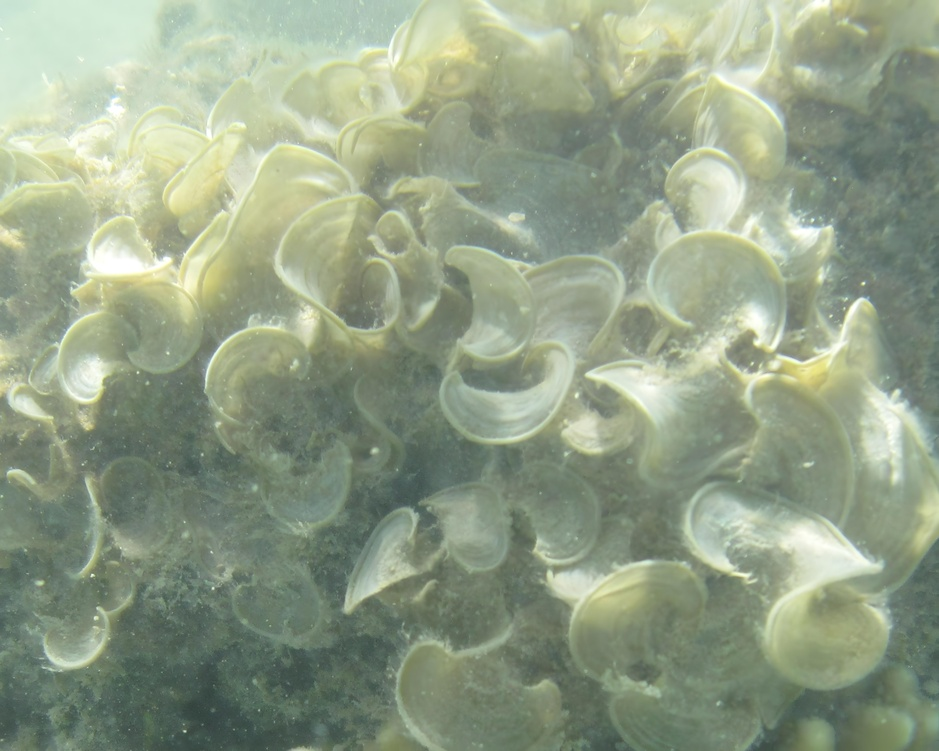
#> input picture Enhanced_Samples/Padina pavonica/1_upscaled.JPG, 939 x 751 px, shrunk from 8132 x 6504 before the run; its folder holds only this picture in this run
$ python compare_quality.py   (older library calls are emulated)
#> lines starting #> are read from the running program, lines starting #| are printed output that depends on the picture
### 2011/Underwater-Image-Enhancement-by-Wavelength-Compensation-and-Dehazing-master/codePy/underwater_enhance/quality_metrics.py
# quality_metrics.py — FINAL FIXED VERSION
# Handles normalization correctly at EVERY stage
import numpy as np
import cv2
import os
import sys
import csv

def _normalize_and_ensure_rgb(img):
    """
    Ensure image is:
    1. RGB (convert BGR if needed)
    2. float32 with values in [0,1]
    """
    # If already float and in [0,1], use as-is
    if img.dtype in (np.float32, np.float64) and img.max() <= 1.5:
        img = img.astype(np.float32)
    else:
        # Assume uint8 [0,255]
        img = img.astype(np.float32) / 255.0
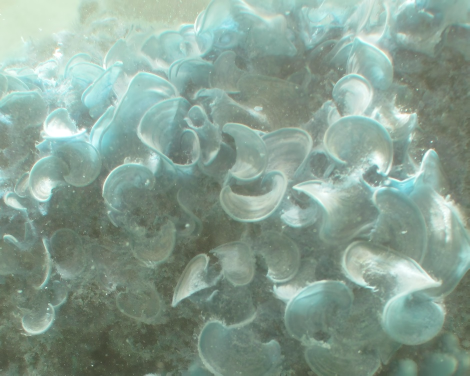
#> img: shape (751, 939, 3) float32 (shown at 1/2 size); mean of channels 0, 1, 2 0.571, 0.622, 0.528; drawn as B, G, R

    # If grayscale (H, W), convert to (H, W, 3)
    if img.ndim == 2:
        img = cv2.cvtColor(img, cv2.COLOR_GRAY2RGB)
    elif img.shape[2] == 3 and img.ndim == 3:
        # Ensure RGB (OpenCV loads as BGR, but if input was RGB, skip)
        # Try to detect — but safest: assume BGR if loaded via cv2.imread
        pass
    else:
        raise ValueError(f"Unsupported image shape: {img.shape}")

    return img


def uciqe(img):
    """
    UCIQE: Universal Image Quality Index for Underwater Images
    Returns value in [0.0, ~0.8] — higher = better.
    """
    # 🔑 Normalize and ensure RGB FIRST — and keep as [0,1] float32
    img = _normalize_and_ensure_rgb(img)

    # Convert to LAB — but img is still [0,1], so we multiply by 255 for cv2
    lab = cv2.cvtColor((img * 255).astype(np.uint8), cv2.COLOR_RGB2Lab)
#> lab: shape (751, 939, 3); mean of channels 0, 1, 2 161.8, 118.9, 138.9

    L = lab[:, :, 0].astype(np.float32) / 255.0  # Normalize back to [0,1] for stats
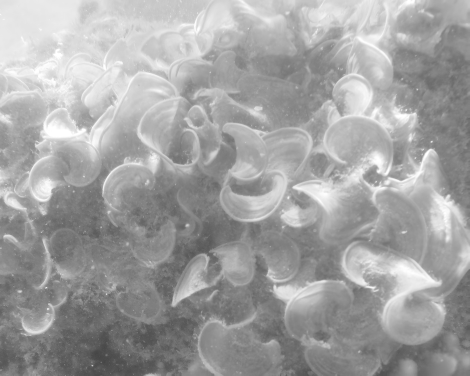
#> L: shape (751, 939) float32 (shown at 1/2 size); min 0.263, max 1, mean 0.635
    A = lab[:, :, 1].astype(np.float32) / 255.0
    B = lab[:, :, 2].astype(np.float32) / 255.0
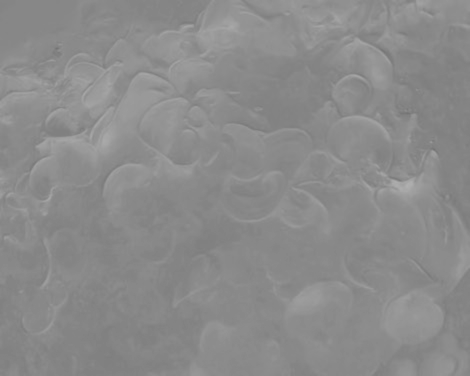
#> B: shape (751, 939) float32 (shown at 1/2 size); min 0.447, max 0.69, mean 0.545

    contrast = np.std(L)
#> contrast = 0.154
    colorfulness = np.sqrt(np.var(A) + np.var(B))
#> colorfulness = 0.0258
    vividness = 0.5 * np.mean(L) + 0.5 * np.std(L)
#> vividness = 0.394

    return 0.42 * contrast + 0.48 * colorfulness + 0.1 * vividness


def uiqm(img):
    """
    UIQM: Underwater Image Quality Measure
    Returns value in [0.0, ~5.0] — higher = better.
    """
    # Normalize
    img = _normalize_and_ensure_rgb(img)

    # LAB
    lab = cv2.cvtColor((img * 255).astype(np.uint8), cv2.COLOR_RGB2Lab)
    L = lab[:, :, 0].astype(np.float32) / 255.0  # Back to [0,1]

    # UCM from RGB
    R = img[..., 0].flatten()
    G = img[..., 1].flatten()
    B = img[..., 2].flatten()
    ucm = np.sqrt((np.var(R) + np.var(G) + np.var(B)) / 3.0)
#> ucm = 0.156

    # UQM
    uqm = np.mean(L) + np.std(L)
#> uqm = 0.788

    # UEM
    gx = cv2.Sobel(L, cv2.CV_32F, 1, 0, ksize=3)
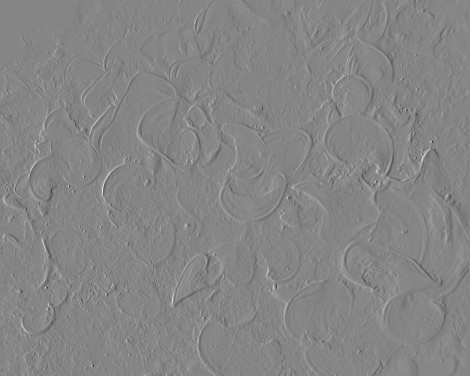
#> gx: shape (751, 939) float32 (shown at 1/2 size); min -1.71, max 1.55, mean -0.00102; drawn with min black and max white
    gy = cv2.Sobel(L, cv2.CV_32F, 0, 1, ksize=3)
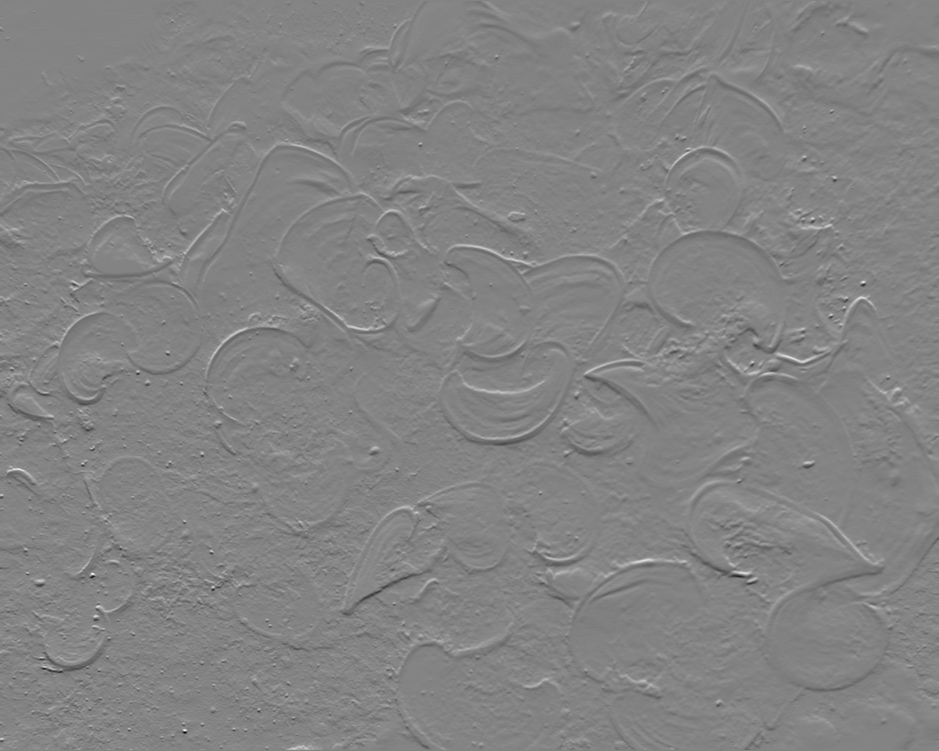
#> gy: shape (751, 939) float32; min -1.76, max 1.65, mean -0.00384; drawn with min black and max white
    uem = np.mean(np.sqrt(gx**2 + gy**2))
#> uem = 0.101

    return 0.1 * uqm + 0.4 * ucm + 0.5 * uem


def get_metrics(image):
    """Return dict: {'UCIQE': val, 'UIQM': val}."""
    return {'UCIQE': uciqe(image), 'UIQM': uiqm(image)}


# [61 lines left out: function main, not called in this run]


# [2 lines that do not run on import are left out]

### 2011/Underwater-Image-Enhancement-by-Wavelength-Compensation-and-Dehazing-master/codePy/underwater_enhance/compare_quality.py

import cv2
import glob
import os
from quality_metrics import get_metrics

# Change paths to your data
input_folder = "/media/mesho/Storage/Underwater/Datasets/Algae-classification/dataset/Padina pavonica"
output_folder = "./results"

for in_file in sorted(glob.glob(f"{input_folder}/*.[jp][pn]*")):
    in_name = os.path.basename(in_file)
    out_file = os.path.join(output_folder, in_name)

    if not os.path.exists(out_file):
        print(f"⚠️ Missing output: {in_name}")
        continue

    # Load images (RGB for metrics)
    in_img = cv2.cvtColor(cv2.imread(in_file), cv2.COLOR_BGR2RGB)
    out_img = cv2.cvtColor(cv2.imread(out_file), cv2.COLOR_BGR2RGB)

    m_in = get_metrics(in_img)
#> m_in = {'UCIQE': 0.116, 'UIQM': 0.192}
    m_out = get_metrics(out_img)
#> m_out = {'UCIQE': 0.116, 'UIQM': 0.192}

    uciqe_diff = m_out['UCIQE'] - m_in['UCIQE']
#> uciqe_diff = 0
    uiqm_diff = m_out['UIQM'] - m_in['UIQM']
#> uiqm_diff = 0

    print(f"{in_name}:")
    print(f"  Input:  UCIQE={m_in['UCIQE']:.4f}, UIQM={m_in['UIQM']:.4f}")
#|   Input:  UCIQE=0.1163, UIQM=0.1919
    print(f"  Output: UCIQE={m_out['UCIQE']:.4f}, UIQM={m_out['UIQM']:.4f}")
#|   Output: UCIQE=0.1163, UIQM=0.1919
    print(f"  Δ:      UCIQE={uciqe_diff:+.4f} (+ = improvement), UIQM={uiqm_diff:+.4f}")
#|   Δ:      UCIQE=+0.0000 (+ = improvement), UIQM=+0.0000
    print()

$ run again, on Enhanced_Samples/Padina pavonica/7_upscaled.JPG
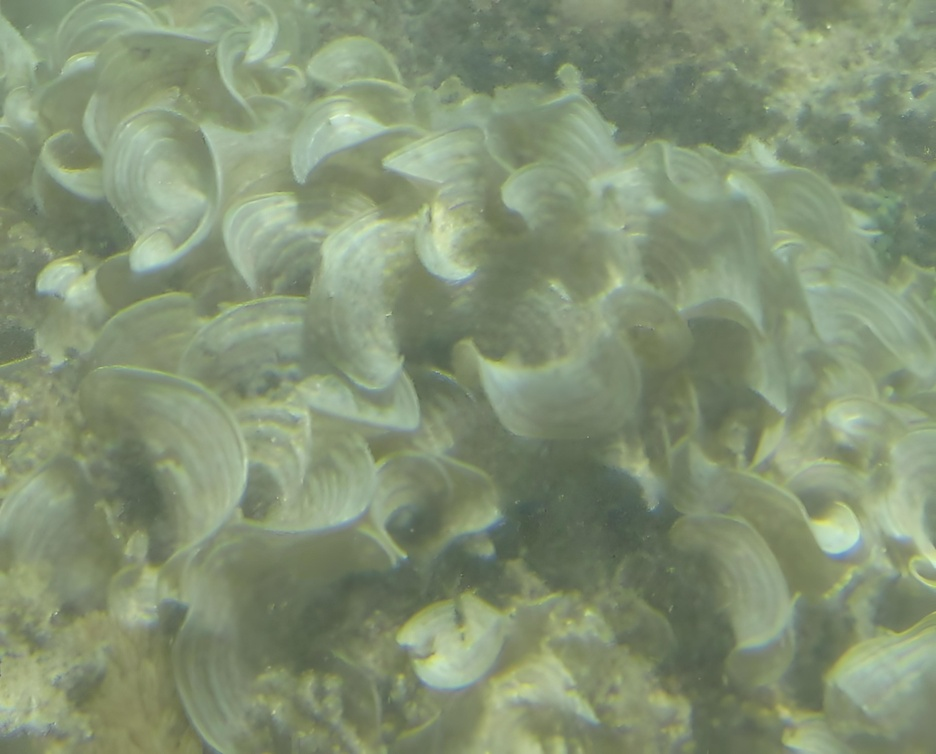
#> input picture Enhanced_Samples/Padina pavonica/7_upscaled.JPG, 936 x 754 px, shrunk from 3688 x 2972 before the run
#> lab: shape (754, 936, 3); mean of channels 0, 1, 2 149.3, 117.3, 141.9
#> in uciqe, `A = lab[:, :, 1].astype(np.float32) / 255.0`:
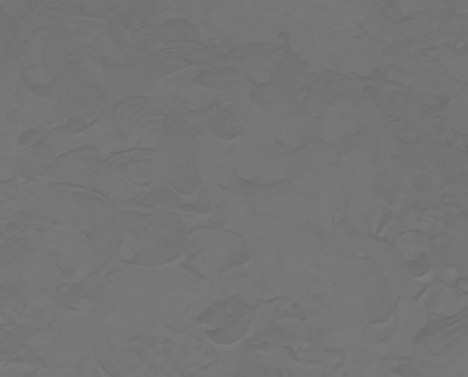
#> A: shape (754, 936) float32 (shown at 1/2 size); min 0.412, max 0.502, mean 0.46
#> contrast = 0.0912
#> colorfulness = 0.0203
#> vividness = 0.338
#> ucm = 0.0896
#> uqm = 0.677
#> in uiqm, `gy = cv2.Sobel(L, cv2.CV_32F, 0, 1, ksize=3)`:
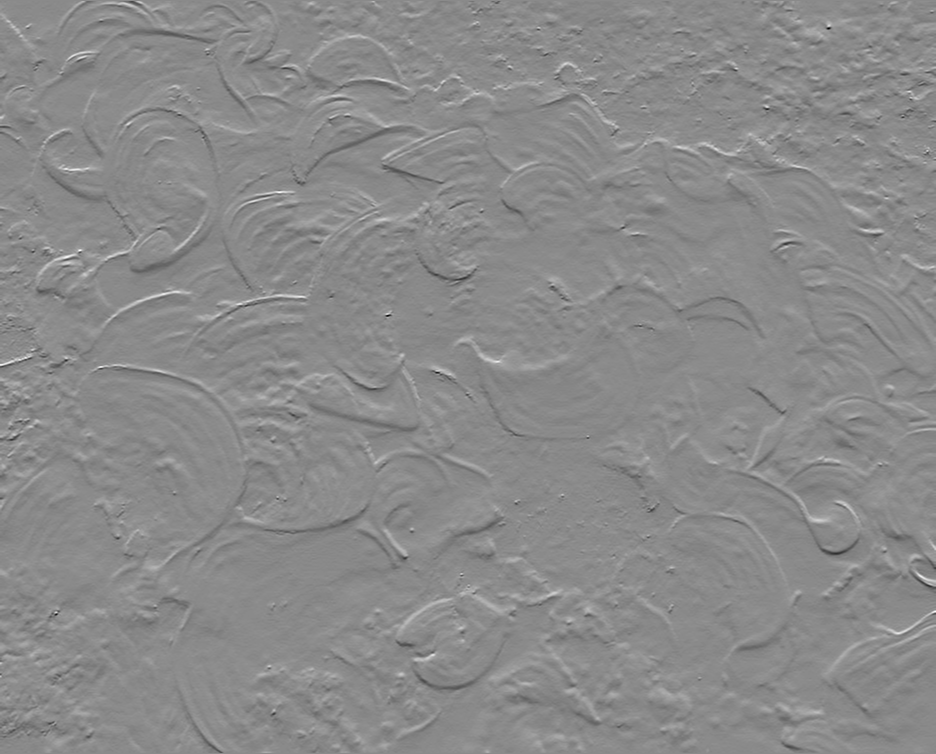
#> gy: shape (754, 936) float32; min -1.02, max 0.859, mean -0.000416; drawn with min black and max white
#> uem = 0.0693
#> m_in = {'UCIQE': 0.0819, 'UIQM': 0.138}
#> uciqe_diff = 0
#|   Input:  UCIQE=0.0819, UIQM=0.1382
#|   Output: UCIQE=0.0819, UIQM=0.1382
#|   Δ:      UCIQE=+0.0000 (+ = improvement), UIQM=+0.0000

$ run again, on Enhanced_Samples/Padina pavonica/4_upscaled.JPG
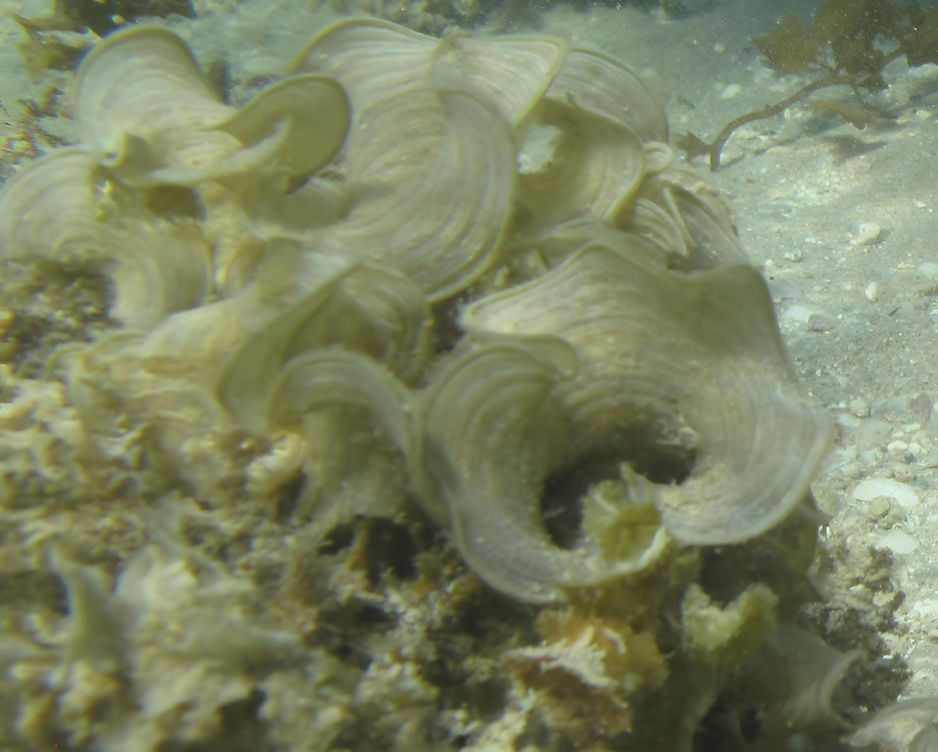
#> input picture Enhanced_Samples/Padina pavonica/4_upscaled.JPG, 938 x 752 px, shrunk from 6316 x 5060 before the run
#> lab: shape (752, 938, 3); mean of channels 0, 1, 2 134.8, 120, 144.3
#> in uciqe, `B = lab[:, :, 2].astype(np.float32) / 255.0`:
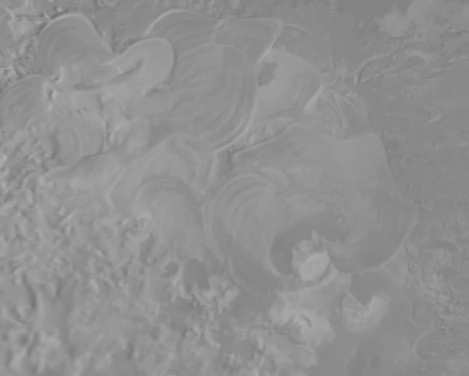
#> B: shape (752, 938) float32 (shown at 1/2 size); min 0.435, max 0.694, mean 0.566
#> contrast = 0.143
#> colorfulness = 0.0297
#> vividness = 0.336
#> ucm = 0.142
#> uqm = 0.672
#> in uiqm, `gy = cv2.Sobel(L, cv2.CV_32F, 0, 1, ksize=3)`:
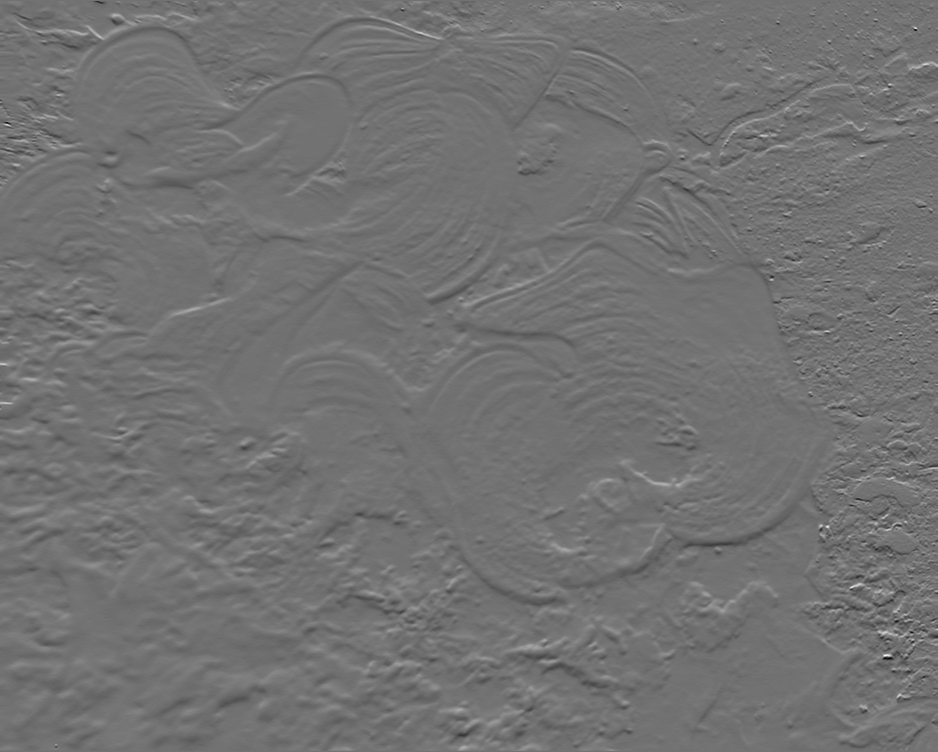
#> gy: shape (752, 938) float32; min -1.44, max 1.76, mean -0.000923; drawn with min black and max white
#> uem = 0.099
#> m_in = {'UCIQE': 0.108, 'UIQM': 0.173}
#> uciqe_diff = 0
#|   Input:  UCIQE=0.1081, UIQM=0.1733
#|   Output: UCIQE=0.1081, UIQM=0.1733
#|   Δ:      UCIQE=+0.0000 (+ = improvement), UIQM=+0.0000
